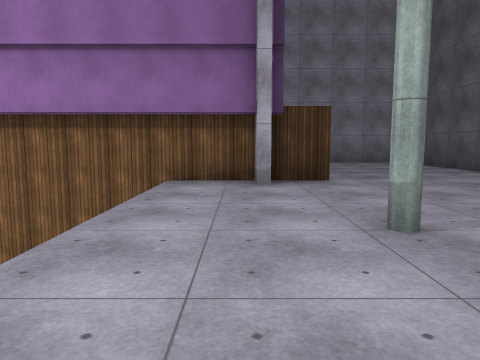
view 1 (above)

13 first-person views from a walk through a 3-D level made in the Unity game engine. The camera is 1.4 m above the floor, tilts 6° down and sees 70° across. The floor is counted in squares, 2 m on a side. Each view is taken from the middle of a square. On the plan, view 1 faces up. The plan holds only what a view shows up to about 11 squares ahead; the rest is blank. The place goes on beyond the plan. The player character is not drawn. Surface patterns are stand-ins for the level's own textures.

view 2
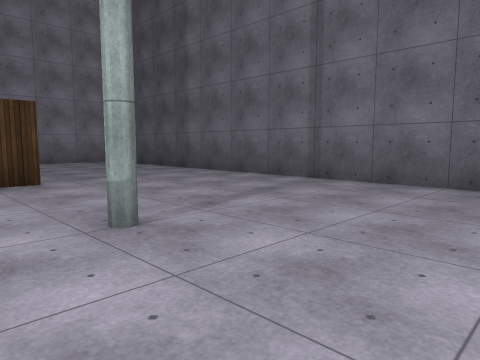

view 3
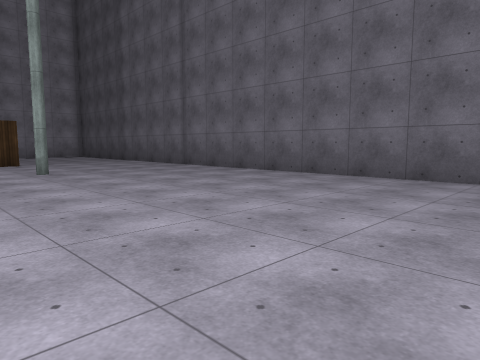

view 4
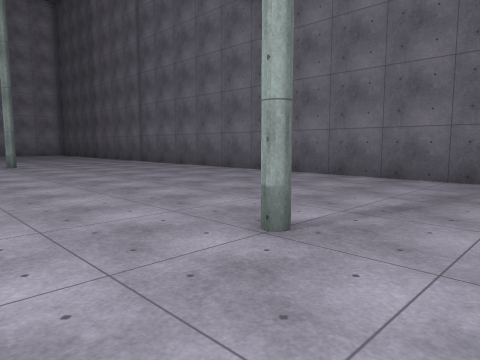

view 5
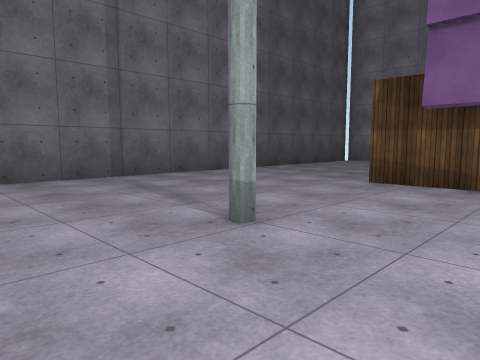

view 6
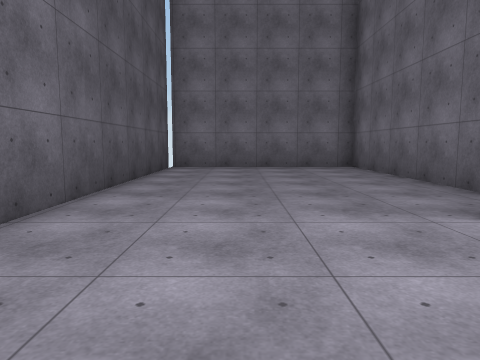

view 7
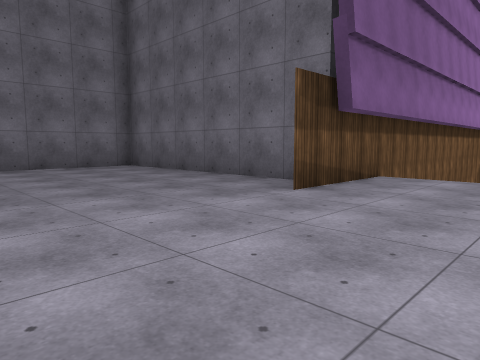

view 8
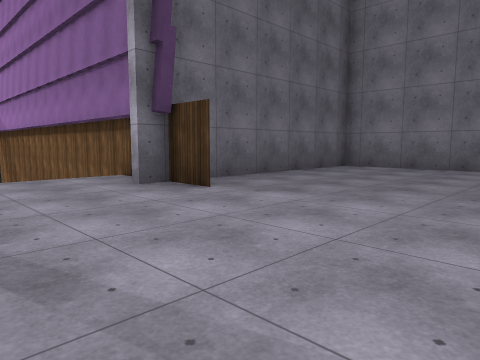

view 9
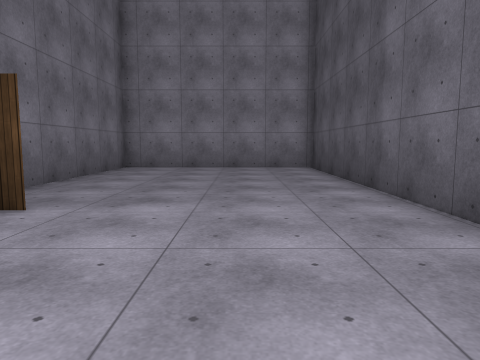

view 10
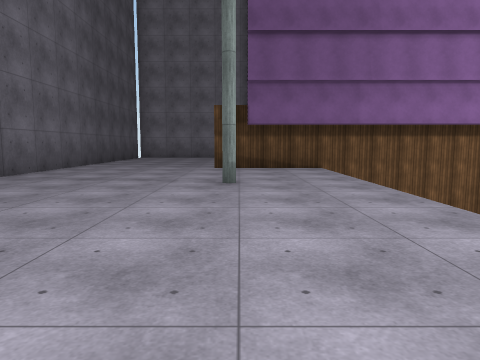

view 11
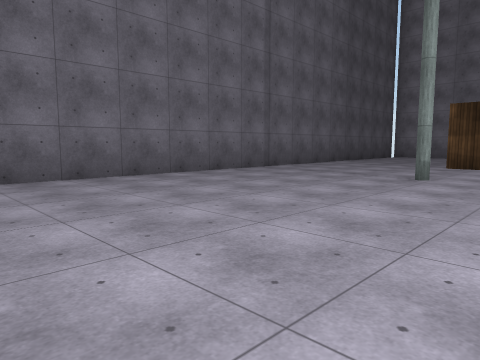

view 12
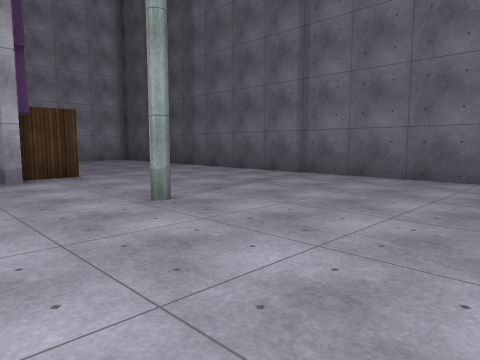

view 13
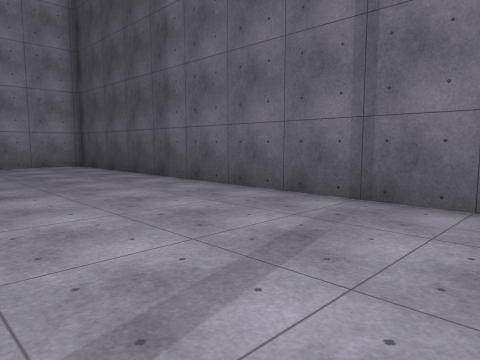

### Floor plan
Points are (right, up) in squares from view 1. A wall is a line through its corners. A room is listed if a view was taken in it or the views show most of it. See-through windows are left out.
Room 1 (views 1, 2, 3, 4, 5, 6, 7, 8, 9, 10, 11, 12, 13)
walls: (-1.5, -11.1) (1.8, -11.1); (0.5, -11.9) (0.5, -18.6) (6.2, -18.6) (6.2, 13.3) (0.5, 13.3) (0.5, 5.9); (0.3, 5.9) (0.3, 6.6) (-4.5, 6.6); (1.8, 6.6) (0.5, 6.6)
ways out: opening at (-2, 7)

Where each view was taken, in squares from view 1:
view 1: 0 up, 0 right, facing up
view 2: 0 up, 0 right, facing up-right
view 3: 6 down, 1 left, facing up-right
view 4: 9 down, 1 left, facing up-right
view 5: 5 down, 1 left, facing down-right
view 6: 8 down, 4 right, facing down
view 7: 8 down, 6 right, facing down-left
view 8: 3 up, 6 right, facing up-left
view 9: 3 up, 4 right, facing up
view 10: 1 down, 1 right, facing down
view 11: 0 up, 1 left, facing down-right
view 12: 1 down, 1 left, facing up-right
view 13: 2 up, 2 right, facing up-right
